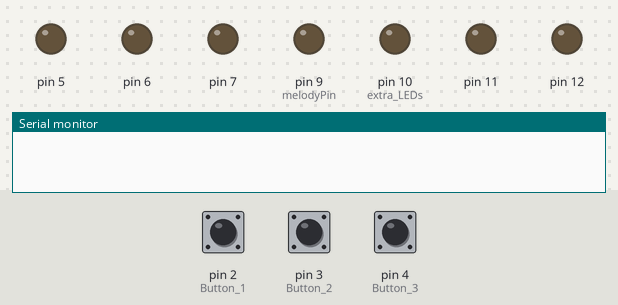
Bench run of a sketch on a simulated Arduino Uno, built with avr-gcc and run on an emulated ATmega328P. Shown: output pins drawn as LEDs (lit = HIGH), the last lines printed to the serial monitor. The test bench sets the inputs (shaded band); at power-on: pin 2 (Button_1) LOW, pin 3 (Button_2) LOW, pin 4 (Button_3) LOW.

Above: at 1.2 s.
1.3 s: pin 2 (Button_1) pulled HIGH for 0.15 s
At 6.53 s:
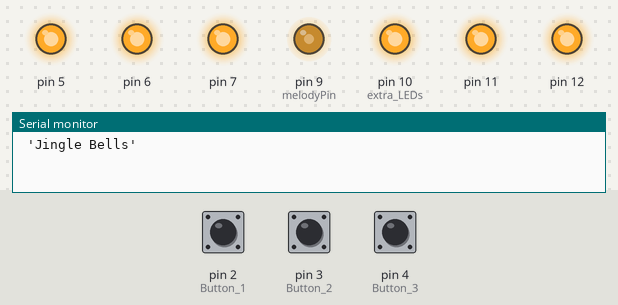
Timing chart, 0 to 13.3 s (numbered marks = the images above; inputs shaded):
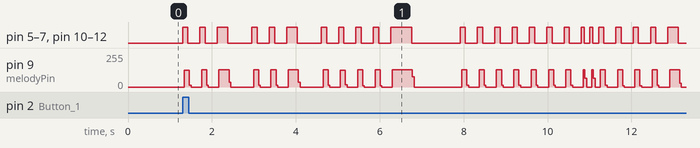

Measured:
- after the input at 1.3 s, pin 5–7, pin 10 (extra_LEDs), pin 11, pin 12: LOW → HIGH at once, → LOW 0.13 s later, → HIGH 0.29 s later, → LOW 0.13 s later, … (50 changes in this stretch)

The sketch:

ChrimuhTreeCode.ino
```cpp
#include "pitches.h"

#define melodyPin 9

// Jingle Bells
int melody[] = {
  NOTE_E5, NOTE_E5, NOTE_E5,
  NOTE_E5, NOTE_E5, NOTE_E5,
  NOTE_E5, NOTE_G5, NOTE_C5, NOTE_D5,
  NOTE_E5,
  NOTE_F5, NOTE_F5, NOTE_F5, NOTE_F5,
  NOTE_F5, NOTE_E5, NOTE_E5, NOTE_E5, NOTE_E5,
  NOTE_E5, NOTE_D5, NOTE_D5, NOTE_E5,
  NOTE_D5, NOTE_G5
};

int tempo[] = {
  8, 8, 4,
  8, 8, 4,
  8, 8, 8, 8,
  2,
  8, 8, 8, 8,
  8, 8, 8, 16, 16,
  8, 8, 8, 8,
  4, 4
};

// We wish you a merry Christmas
int wish_melody[] = {
  NOTE_B3,
  NOTE_F4, NOTE_F4, NOTE_G4, NOTE_F4, NOTE_E4,
  NOTE_D4, NOTE_D4, NOTE_D4,
  NOTE_G4, NOTE_G4, NOTE_A4, NOTE_G4, NOTE_F4,
  NOTE_E4, NOTE_E4, NOTE_E4,
  NOTE_A4, NOTE_A4, NOTE_B4, NOTE_A4, NOTE_G4,
  NOTE_F4, NOTE_D4, NOTE_B3, NOTE_B3,
  NOTE_D4, NOTE_G4, NOTE_E4,
  NOTE_F4
};

int wish_tempo[] = {
  4,
  4, 8, 8, 8, 8,
  4, 4, 4,
  4, 8, 8, 8, 8,
  4, 4, 4,
  4, 8, 8, 8, 8,
  4, 4, 8, 8,
  4, 4, 4,
  2
};

// Santa Claus is coming to town
int santa_melody[] = {
  NOTE_G4,
  NOTE_E4, NOTE_F4, NOTE_G4, NOTE_G4, NOTE_G4,
  NOTE_A4, NOTE_B4, NOTE_C5, NOTE_C5, NOTE_C5,
  NOTE_E4, NOTE_F4, NOTE_G4, NOTE_G4, NOTE_G4,
  NOTE_A4, NOTE_G4, NOTE_F4, NOTE_F4,
  NOTE_E4, NOTE_G4, NOTE_C4, NOTE_E4,
  NOTE_D4, NOTE_F4, NOTE_B3,
  NOTE_C4
};

int santa_tempo[] = {
  8,
  8, 8, 4, 4, 4,
  8, 8, 4, 4, 4,
  8, 8, 4, 4, 4,
  8, 8, 4, 2,
  4, 4, 4, 4,
  4, 2, 4,
  1
};

int switchOne = 0;
int switchTwo = 0;
int switchThree = 0;

int song = 0;

void setup(void) {
  pinMode(melodyPin, OUTPUT); // Buzzer
  //pinMode(13, OUTPUT);        // LED indicator when singing a note
  pinMode(11, OUTPUT);
  pinMode(10, OUTPUT);        // extra LEDs
  pinMode(7, OUTPUT);
  pinMode(12, OUTPUT);
  pinMode(6, OUTPUT);
  pinMode(5, OUTPUT);


  pinMode(2, INPUT);          // Button 1 (external pulldown)
  pinMode(3, INPUT);          // Button 2
  pinMode(4, INPUT);          // Button 3

  Serial.begin(9600);
}

void loop() {
  switchOne   = digitalRead(2);
  switchTwo   = digitalRead(3);
  switchThree = digitalRead(4);

  if (switchOne == HIGH) {
    sing(1);          // Jingle Bells
  } else if (switchTwo == HIGH) {
    sing(2);          // Santa Claus is coming to town
  } else if (switchThree == HIGH) {
    sing(3);          // We wish you a Merry Christmas
  }
}

void sing(int s) {
  song = s;

  if (song == 3) {
    Serial.println(" 'We wish you a Merry Christmas'");
    int size = sizeof(wish_melody) / sizeof(int);
    for (int thisNote = 0; thisNote < size; thisNote++) {
      int noteDuration = 1000 / wish_tempo[thisNote];

      buzz(melodyPin, wish_melody[thisNote], noteDuration);

      int pauseBetweenNotes = noteDuration * 1.30;
      delay(pauseBetweenNotes);

      // rest / silence
      buzz(melodyPin, 0, noteDuration);
    }

  } else if (song == 2) {
    Serial.println(" 'Santa Claus is coming to town'");
    int size = sizeof(santa_melody) / sizeof(int);
    for (int thisNote = 0; thisNote < size; thisNote++) {
      int noteDuration = 900 / santa_tempo[thisNote];

      buzz(melodyPin, santa_melody[thisNote], noteDuration);

      int pauseBetweenNotes = noteDuration * 1.30;
      delay(pauseBetweenNotes);

      // rest / silence
      buzz(melodyPin, 0, noteDuration);
    }

  } else {
    Serial.println(" 'Jingle Bells'");
    int size = sizeof(melody) / sizeof(int);
    for (int thisNote = 0; thisNote < size; thisNote++) {
      int noteDuration = 1000 / tempo[thisNote];

      buzz(melodyPin, melody[thisNote], noteDuration);

      int pauseBetweenNotes = noteDuration * 1.30;
      delay(pauseBetweenNotes);

      // rest / silence
      buzz(melodyPin, 0, noteDuration);
    }
  }
}

void buzz(int targetPin, long frequency, long length) {
  // Handle "no sound" safely: frequency 0 = rest
  if (frequency <= 0) {
    digitalWrite(targetPin, LOW); // make sure buzzer is off
    // turn all LEDs off during rest
    //digitalWrite(13, LOW);
    digitalWrite(11, LOW);
    digitalWrite(10, LOW);
    digitalWrite(7, LOW);
    digitalWrite(12, LOW);
    digitalWrite(6, LOW);
    digitalWrite(5, LOW);

    delay(length);                // just wait silently
    return;
  }

  // SIMPLE SOFTWARE "VOLUME" TRICK:
  // push the buzzer closer to its loud resonant range by raising frequency
  long boostedFreq = frequency * 2;     // one octave up
  if (boostedFreq > 8000) boostedFreq = 8000;  // clamp to something reasonable

  // turn all LEDs on while buzzing
  //digitalWrite(13, HIGH);
  digitalWrite(11, HIGH);
  digitalWrite(10, HIGH);
  digitalWrite(7, HIGH);
  digitalWrite(12, HIGH);
  digitalWrite(6, HIGH);
  digitalWrite(5, HIGH);

  long delayValue = 1000000L / boostedFreq / 2;   // us between transitions
  long numCycles  = boostedFreq * length / 1000L; // total cycles

  for (long i = 0; i < numCycles; i++) {
    digitalWrite(targetPin, HIGH);
    delayMicroseconds(delayValue);
    digitalWrite(targetPin, LOW);
    delayMicroseconds(delayValue);
  }

  // turn all LEDs off at the end of the note
  //digitalWrite(13, LOW);
  digitalWrite(11, LOW);
  digitalWrite(10, LOW);
  digitalWrite(7, LOW);
  digitalWrite(12, LOW);
  digitalWrite(6, LOW);
  digitalWrite(5, LOW);
}

/*
tnias 11.28.25
*/
```

pitches.h
```cpp
/*************************************************
 * Public Constants
 *************************************************/

#define NOTE_B0  31
#define NOTE_C1  33
#define NOTE_CS1 35
#define NOTE_D1  37
#define NOTE_DS1 39
#define NOTE_E1  41
#define NOTE_F1  44
#define NOTE_FS1 46
#define NOTE_G1  49
#define NOTE_GS1 52
#define NOTE_A1  55
#define NOTE_AS1 58
#define NOTE_B1  62
#define NOTE_C2  65
#define NOTE_CS2 69
#define NOTE_D2  73
#define NOTE_DS2 78
#define NOTE_E2  82
#define NOTE_F2  87
#define NOTE_FS2 93
#define NOTE_G2  98
#define NOTE_GS2 104
#define NOTE_A2  110
#define NOTE_AS2 117
#define NOTE_B2  123
#define NOTE_C3  131
#define NOTE_CS3 139
#define NOTE_D3  147
#define NOTE_DS3 156
#define NOTE_E3  165
#define NOTE_F3  175
#define NOTE_FS3 185
#define NOTE_G3  196
#define NOTE_GS3 208
#define NOTE_A3  220
#define NOTE_AS3 233
#define NOTE_B3  247
#define NOTE_C4  262
#define NOTE_CS4 277
#define NOTE_D4  294
#define NOTE_DS4 311
#define NOTE_E4  330
#define NOTE_F4  349
#define NOTE_FS4 370
#define NOTE_G4  392
#define NOTE_GS4 415
#define NOTE_A4  440
#define NOTE_AS4 466
#define NOTE_B4  494
#define NOTE_C5  523
#define NOTE_CS5 554
#define NOTE_D5  587
#define NOTE_DS5 622
#define NOTE_E5  659
#define NOTE_F5  698
#define NOTE_FS5 740
#define NOTE_G5  784
#define NOTE_GS5 831
#define NOTE_A5  880
#define NOTE_AS5 932
#define NOTE_B5  988
#define NOTE_C6  1047
#define NOTE_CS6 1109
#define NOTE_D6  1175
#define NOTE_DS6 1245
#define NOTE_E6  1319
#define NOTE_F6  1397
#define NOTE_FS6 1480
#define NOTE_G6  1568
#define NOTE_GS6 1661
#define NOTE_A6  1760
#define NOTE_AS6 1865
#define NOTE_B6  1976
#define NOTE_C7  2093
#define NOTE_CS7 2217
#define NOTE_D7  2349
#define NOTE_DS7 2489
#define NOTE_E7  2637
#define NOTE_F7  2794
#define NOTE_FS7 2960
#define NOTE_G7  3136
#define NOTE_GS7 3322
#define NOTE_A7  3520
#define NOTE_AS7 3729
#define NOTE_B7  3951
#define NOTE_C8  4186
#define NOTE_CS8 4435
#define NOTE_D8  4699
#define NOTE_DS8 4978
```
